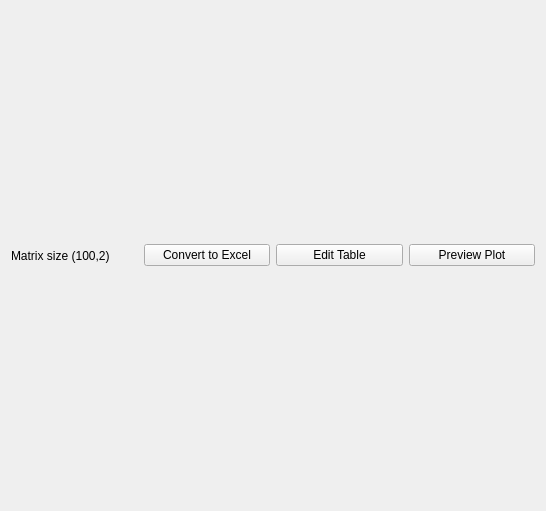
<?xml version="1.0" encoding="UTF-8"?>
<ui version="4.0">
 <class>WImportMatrixTable</class>
 <widget class="QWidget" name="WImportMatrixTable">
  <property name="geometry">
   <rect>
    <x>0</x>
    <y>0</y>
    <width>546</width>
    <height>511</height>
   </rect>
  </property>
  <property name="sizePolicy">
   <sizepolicy hsizetype="Preferred" vsizetype="Minimum">
    <horstretch>0</horstretch>
    <verstretch>0</verstretch>
   </sizepolicy>
  </property>
  <property name="minimumSize">
   <size>
    <width>0</width>
    <height>0</height>
   </size>
  </property>
  <property name="windowTitle">
   <string>Form</string>
  </property>
  <layout class="QHBoxLayout" name="horizontalLayout">
   <item>
    <widget class="QLabel" name="in_matrix">
     <property name="text">
      <string>Matrix size (100,2)</string>
     </property>
    </widget>
   </item>
   <item>
    <widget class="QPushButton" name="b_convert">
     <property name="text">
      <string>Convert to Excel</string>
     </property>
    </widget>
   </item>
   <item>
    <widget class="QPushButton" name="b_tab">
     <property name="text">
      <string>Edit Table</string>
     </property>
    </widget>
   </item>
   <item>
    <widget class="QPushButton" name="b_plot">
     <property name="text">
      <string>Preview Plot</string>
     </property>
    </widget>
   </item>
  </layout>
 </widget>
 <resources>
  <include location="../../../Resources/pyleecan.qrc"/>
  <include location="../../../Resources/pyleecan.qrc"/>
  <include location="../../../Resources/pyleecan.qrc"/>
 </resources>
 <connections/>
</ui>
